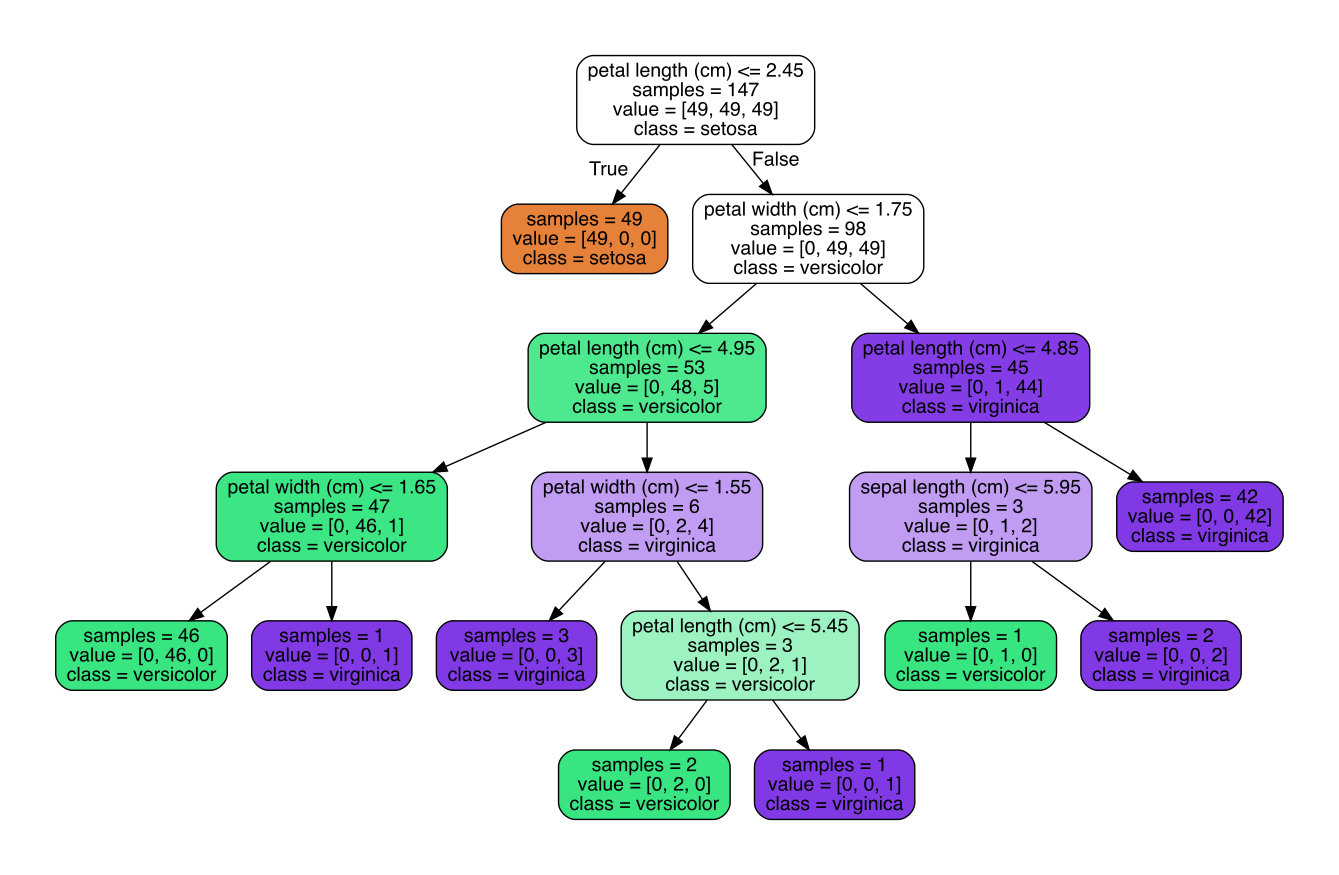

This figure's Python source:
# from sklearn.datasets import load_iris
# iris = load_iris()
# print(iris.feature_names)
# print(iris.target_names)
# print(iris.data[0])
# print(iris.target[0])
# print(len(iris.target))
# for i in range(len(iris.target)):
# 	print("Example %d: label %s, features %s" % (i, iris.target[i], iris.data[i]))

import numpy as np
from sklearn.datasets import load_iris
from sklearn import tree

iris = load_iris()
test_idx = [0, 50, 100]

train_target = np.delete(iris.target, test_idx)
train_data = np.delete(iris.data, test_idx, axis=0)

test_target = iris.target[test_idx]
test_data = iris.data[test_idx]

clf = tree.DecisionTreeClassifier()
clf.fit(train_data, train_target)

print(test_target)
print(clf.predict(test_data))

from sklearn.externals.six import StringIO
import pydotplus
dot_data = StringIO()
tree.export_graphviz(clf,
						out_file=dot_data,
						feature_names=iris.feature_names,
						class_names=iris.target_names,
						filled=True, rounded=True,
						impurity=False)
graph = pydotplus.graph_from_dot_data(dot_data.getvalue())
graph.write_pdf("iris.pdf")

print(test_data[0], test_target[0])
print(iris.feature_names, iris.target_names)
